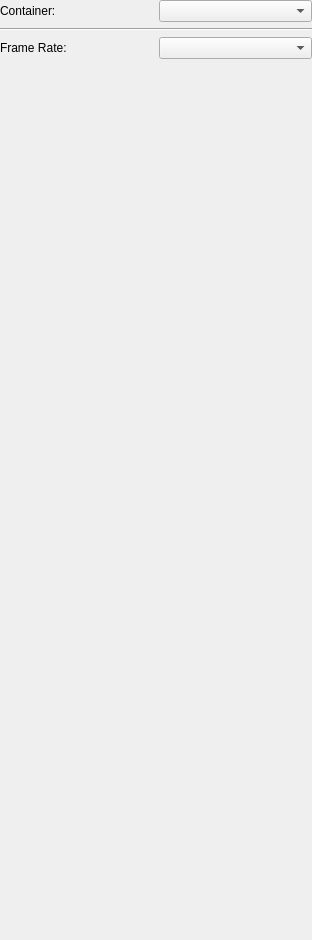
          <widget class="QWidget" name="general">
           <property name="geometry">
            <rect>
             <x>0</x>
             <y>0</y>
             <width>312</width>
             <height>940</height>
            </rect>
           </property>
           <attribute name="label">
            <string>General</string>
           </attribute>
           <layout class="QVBoxLayout" name="verticalLayout_4">
            <property name="leftMargin">
             <number>0</number>
            </property>
            <property name="topMargin">
             <number>0</number>
            </property>
            <property name="rightMargin">
             <number>0</number>
            </property>
            <property name="bottomMargin">
             <number>0</number>
            </property>
            <item>
             <layout class="QHBoxLayout" name="horizontalLayout_20">
              <item>
               <widget class="QLabel" name="label">
                <property name="text">
                 <string>Container:</string>
                </property>
               </widget>
              </item>
              <item>
               <widget class="QComboBox" name="container_combobox"/>
              </item>
             </layout>
            </item>
            <item>
             <widget class="Line" name="line">
              <property name="orientation">
               <enum>Qt::Horizontal</enum>
              </property>
             </widget>
            </item>
            <item>
             <layout class="QHBoxLayout" name="horizontalLayout_23">
              <item>
               <widget class="QLabel" name="label_28">
                <property name="text">
                 <string>Frame Rate:</string>
                </property>
               </widget>
              </item>
              <item>
               <widget class="QComboBox" name="frame_rate_combobox"/>
              </item>
             </layout>
            </item>
            <item>
             <spacer name="verticalSpacer_6">
              <property name="orientation">
               <enum>Qt::Vertical</enum>
              </property>
              <property name="sizeHint" stdset="0">
               <size>
                <width>20</width>
                <height>40</height>
               </size>
              </property>
             </spacer>
            </item>
           </layout>
          </widget>
